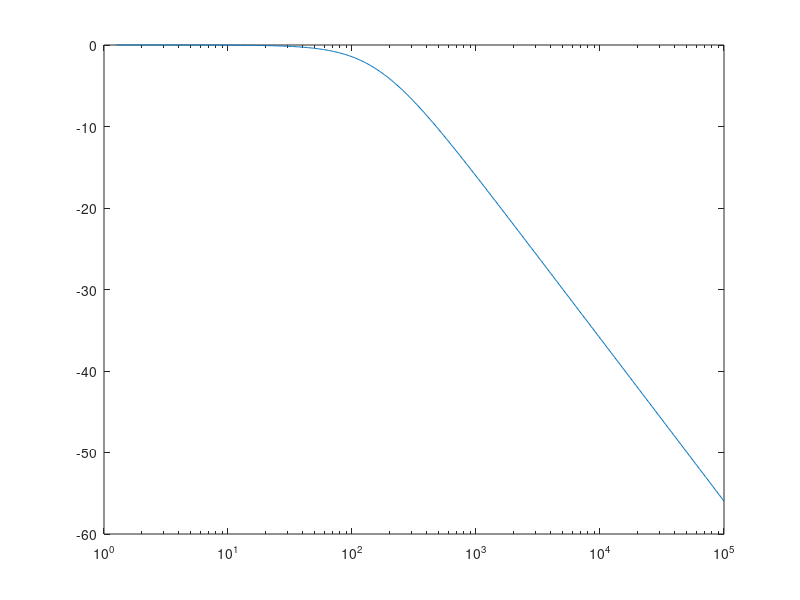

Source code (MATLAB):
% The transfer function of a RL circuit is
% H(f) = J*2*pi*f*L /( R + j*(2*pi*f*L))
% This is the outputof the voltage across the inductor,
% The elts are in series
format long
R=1000;
L=1e-1;
logf=.0001:.1:10;
f=10.^logf;
w=2*pi*f;
H=1j*w*L./(R+(1i*w*L));
semilogx(f,20*log10(abs(H)))




% The transfer function of a RC circuit is
% H(f) = (-1i./(2*pi*f*C)) /( R -1i./(2*pi*f*C)) 
% The output is the voltage across the inductor,
% The elts are in series
format long
R=1000;
C=1e-6;
logf=.1:.01:5;
f=10.^logf;
w=2*pi*f;
H= 1./( 1 +(i*w*R*C));
semilogx(f,20*log10(abs(H)))

